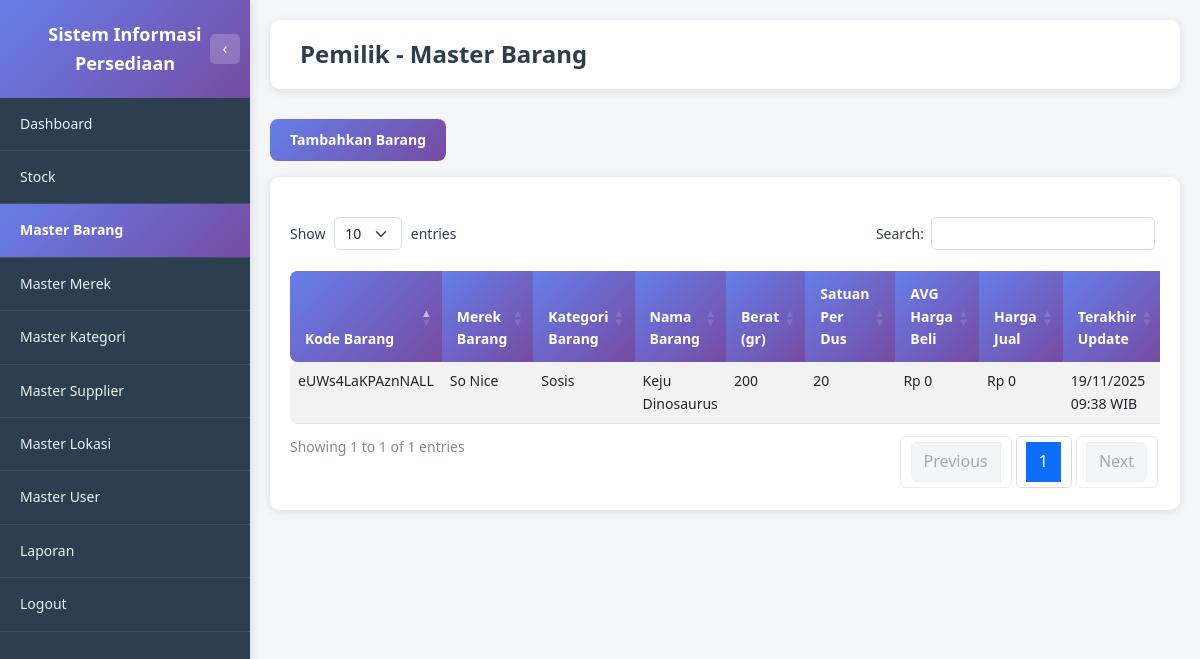
/pemilik/master_barang.php (signed in), run on an earlier commit of the app's database.
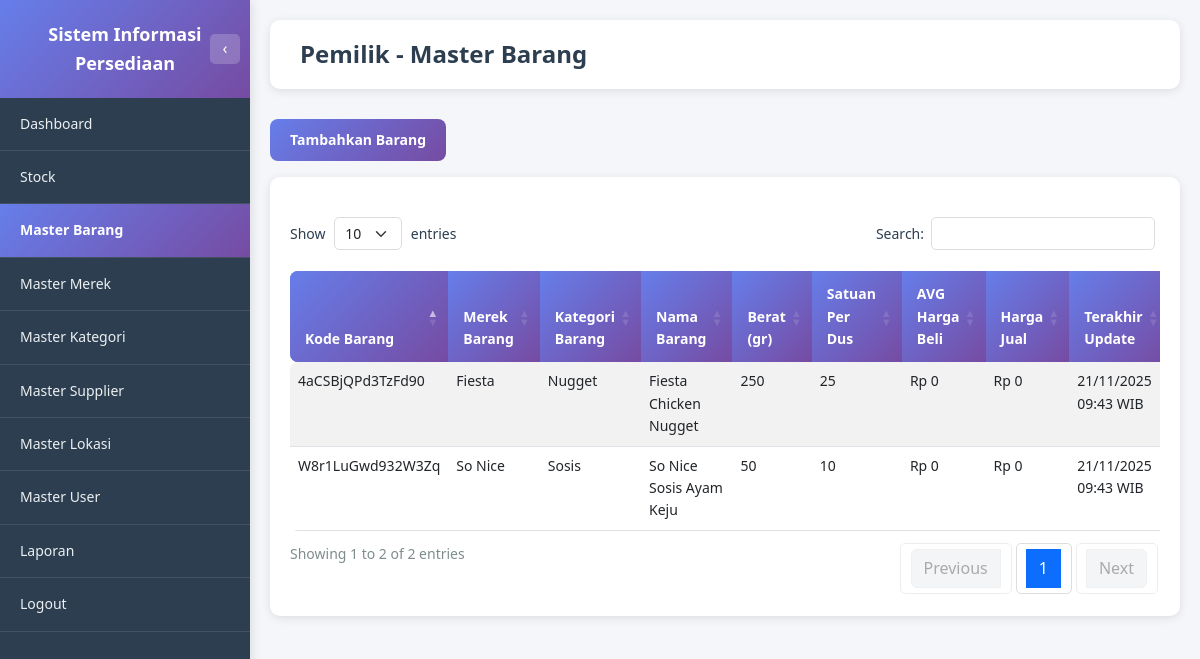
And on a later commit of the database.
### tables this page shows
CREATE TABLE MASTER_BARANG (
   KD_BARANG                    VARCHAR(16) NOT NULL,
   KD_KATEGORI_BARANG           VARCHAR(8),
   KD_SUPPLIER                  VARCHAR(8),
   KD_MEREK_BARANG              VARCHAR(8),
   NAMA_BARANG                  VARCHAR(256),
   BERAT                        INT,
   AVG_HARGA_BELI               DECIMAL(20,2),
   HARGA_JUAL_BARANG            DECIMAL(20,2),
   SATUAN_PERDUS                INT,
   LAST_UPDATED                 TIMESTAMP DEFAULT CURRENT_TIMESTAMP ON UPDATE CURRENT_TIMESTAMP,
   STATUS                       ENUM('AKTIF', 'TIDAK AKTIF'),
   PRIMARY KEY (KD_BARANG)
);

### pemilik/master_barang.php (the view, shortened to what this page needs)
<?php
require_once '../dbconnect.php';
$query_barang = "SELECT
                    mb.KD_BARANG,
                    mb.KD_MEREK_BARANG,
                    mb.KD_KATEGORI_BARANG,
                    mb.NAMA_BARANG,
                    mb.BERAT,
                    COALESCE(mm.NAMA_MEREK, '-') as NAMA_MEREK,
                    COALESCE(mk.NAMA_KATEGORI, '-') as NAMA_KATEGORI,
                    mb.SATUAN_PERDUS,
                    mb.AVG_HARGA_BELI,
                    mb.HARGA_JUAL_BARANG,
                    mb.LAST_UPDATED,
                    mb.STATUS
                 FROM MASTER_BARANG mb
                 LEFT JOIN MASTER_MEREK mm ON mb.KD_MEREK_BARANG = mm.KD_MEREK_BARANG
                 LEFT JOIN MASTER_KATEGORI_BARANG mk ON mb.KD_KATEGORI_BARANG = mk.KD_KATEGORI_BARANG
                 ORDER BY mb.KD_BARANG ASC";
$result_barang = $conn->query($query_barang);
$active_page = 'master_barang';
?>
<!DOCTYPE html>
<html lang="id">
<head>
    <link href="https://cdn.jsdelivr.net/npm/bootstrap@5.3.0/dist/css/bootstrap.min.css" rel="stylesheet">
    <link href="https://cdn.datatables.net/1.13.7/css/dataTables.bootstrap5.min.css" rel="stylesheet">
    <link href="../assets/css/style.css" rel="stylesheet">
</head>
<body class="dashboard-body">
    <?php include 'includes/sidebar.php'; ?>
    <div class="main-content">
        <div class="page-header">
            <h1 class="page-title">Pemilik - Master Barang</h1>
        </div>
        <div class="mb-3">
            <button type="button" class="btn-primary-custom" data-bs-toggle="modal" data-bs-target="#modalTambahBarang">
                Tambahkan Barang
            </button>
        </div>
        <div class="table-section" style="width: 100%;">
            <div class="table-responsive" style="width: 100%;">
                <table id="tableBarang" class="table table-custom table-striped table-hover" style="width: 100%;">
                    <thead>
                        <tr>
                            <th>Kode Barang</th>
                            <th>Merek Barang</th>
                            <th>Kategori Barang</th>
                            <th>Nama Barang</th>
                            <th>Berat (gr)</th>
                            <th>Satuan Per Dus</th>
                            <th>AVG Harga Beli</th>
                            <th>Harga Jual</th>
                            <th>Terakhir Update</th>
                        </tr>
                    </thead>
                    <tbody>
                        <?php if ($result_barang->num_rows > 0): ?>
                            <?php while ($row = $result_barang->fetch_assoc()): ?>
                                <tr>
                                    <td><?php echo htmlspecialchars($row['KD_BARANG']); ?></td>
                                    <td><?php echo htmlspecialchars($row['NAMA_MEREK']); ?></td>
                                    <td><?php echo htmlspecialchars($row['NAMA_KATEGORI']); ?></td>
                                    <td><?php echo htmlspecialchars($row['NAMA_BARANG']); ?></td>
                                    <td><?php echo number_format($row['BERAT'], 0, ',', '.'); ?></td>
                                    <td><?php echo number_format($row['SATUAN_PERDUS'], 0, ',', '.'); ?></td>
                                    <td>Rp <?php echo number_format($row['AVG_HARGA_BELI'], 0, ',', '.'); ?></td>
                                    <td>Rp <?php echo number_format($row['HARGA_JUAL_BARANG'], 0, ',', '.'); ?></td>
                                    <td><?php echo date('d/m/Y H:i', strtotime($row['LAST_UPDATED'])); ?> WIB</td>
                                </tr>
                            <?php endwhile; ?>
                        <?php endif; ?>
                    </tbody>
                </table>
            </div>
        </div>
    </div>
</body>
</html>

### pemilik/includes/sidebar.php (shortened to what this page needs)
<div class="sidebar" id="sidebar">
    <div class="sidebar-header">
        <span id="sidebar-title">Sistem Informasi Persediaan</span>
        <button class="sidebar-toggle" id="sidebarToggle" title="Toggle Sidebar">
            <span id="toggleIcon">‹</span>
        </button>
    </div>
    <ul class="sidebar-menu">
        <li><a href="dashboard.php" class="<?php echo $active_page == 'dashboard' ? 'active' : ''; ?>" data-icon="📊"><span>Dashboard</span></a></li>
        <li><a href="stock.php" class="<?php echo $active_page == 'stock' ? 'active' : ''; ?>" data-icon="📦"><span>Stock</span></a></li>
        <li><a href="master_barang.php" class="<?php echo $active_page == 'master_barang' ? 'active' : ''; ?>" data-icon="📋"><span>Master Barang</span></a></li>
        <li><a href="master_merek.php" class="<?php echo $active_page == 'master_merek' ? 'active' : ''; ?>" data-icon="🏷️"><span>Master Merek</span></a></li>
        <li><a href="master_kategori.php" class="<?php echo $active_page == 'master_kategori' ? 'active' : ''; ?>" data-icon="📁"><span>Master Kategori</span></a></li>
        <li><a href="master_supplier.php" class="<?php echo $active_page == 'master_supplier' ? 'active' : ''; ?>" data-icon="🏢"><span>Master Supplier</span></a></li>
        <li><a href="master_lokasi.php" class="<?php echo $active_page == 'master_lokasi' ? 'active' : ''; ?>" data-icon="📍"><span>Master Lokasi</span></a></li>
        <li><a href="master_user.php" class="<?php echo $active_page == 'master_user' ? 'active' : ''; ?>" data-icon="👥"><span>Master User</span></a></li>
        <li><a href="laporan.php" class="<?php echo $active_page == 'laporan' ? 'active' : ''; ?>" data-icon="📊"><span>Laporan</span></a></li>
        <li><a href="../logout.php" data-icon="🚪"><span>Logout</span></a></li>
    </ul>
</div>

### assets/css/style.css (style rules this page uses)
* { margin: 0; padding: 0; box-sizing: border-box; }
:root { --font-family-primary: 'Segoe UI', Tahoma, Geneva, Verdana, sans-serif; --font-size-base: 14px; --font-size-small: 12px; --font-size-large: 16px; --font-size-title: 24px; --font-size-heading: 18px; --font-weight-normal: 400; --font-weight-medium: 500; --font-weight-bold: 600; }
body { font-family: var(--font-family-primary); font-size: var(--font-size-base); line-height: 1.6; }
:root { --color-primary: #667eea; --color-primary-dark: #764ba2; --color-primary-gradient: linear-gradient(135deg, #667eea 0%, #764ba2 100%); --color-text-primary: #2c3e50; --color-text-secondary: #7f8c8d; --color-text-muted: #666; --color-text-light: #ecf0f1; --color-bg-primary: #f5f6fa; --color-bg-secondary: #ffffff; --color-bg-dark: #2c3e50; --color-bg-gradient: linear-gradient(135deg, #667eea 0%, #764ba2 100%); --color-border: #ddd; --color-border-light: #ecf0f1; --color-success: #27ae60; --color-warning: #f39c12; --color-danger: #e74c3c; --color-info: #3498db; --shadow-sm: 0 2px 10px rgba(0, 0, 0, 0.1); --shadow-md: 0 4px 15px rgba(0, 0, 0, 0.1); --shadow-lg: 0 10px 40px rgba(0, 0, 0, 0.2); }
body { background: var(--color-bg-gradient); min-height: 100vh; }
body.dashboard-body { background: var(--color-bg-primary); }
.btn-primary-custom { background: var(--color-primary-gradient); border: none; border-radius: 8px; padding: 10px 20px; font-weight: var(--font-weight-bold); color: white; transition: transform 0.2s, box-shadow 0.2s; cursor: pointer; font-family: var(--font-family-primary); }
.sidebar { position: fixed; top: 0; left: 0; height: 100vh; width: 250px; background: var(--color-bg-dark); box-shadow: 2px 0 10px rgba(0, 0, 0, 0.1); z-index: 1000; overflow-y: auto; transition: width 0.3s ease, transform 0.3s ease; }
.sidebar-header { background: var(--color-primary-gradient); padding: 20px; color: white; text-align: center; font-weight: var(--font-weight-bold); font-size: var(--font-size-heading); position: relative; transition: all 0.3s ease; }
.sidebar-toggle { position: absolute; right: 10px; top: 50%; transform: translateY(-50%); background: rgba(255, 255, 255, 0.2); border: none; color: white; width: 30px; height: 30px; border-radius: 5px; cursor: pointer; display: flex; align-items: center; justify-content: center; transition: all 0.3s ease; font-size: var(--font-size-large); }
.sidebar-menu { list-style: none; padding: 0; margin: 0; }
.sidebar-menu li { border-bottom: 1px solid rgba(255, 255, 255, 0.1); }
.sidebar-menu a { display: block; padding: 15px 20px; color: var(--color-text-light); text-decoration: none; transition: all 0.3s ease; font-size: var(--font-size-base); }
.sidebar-menu a.active { background: var(--color-primary-gradient); color: white; font-weight: var(--font-weight-bold); }
.main-content { margin-left: 250px; min-height: 100vh; background: var(--color-bg-primary); padding: 20px; transition: margin-left 0.3s ease; }
.page-header { background: var(--color-bg-secondary); padding: 20px 30px; border-radius: 10px; margin-bottom: 30px; box-shadow: var(--shadow-sm); }
.page-title { font-size: var(--font-size-title); font-weight: var(--font-weight-bold); color: var(--color-text-primary); margin: 0; }
.table-custom { border-radius: 8px; overflow: hidden; }
.table-custom thead { background: var(--color-primary-gradient); color: white; }
.table-custom thead th { border: none; padding: 12px 15px; font-weight: var(--font-weight-bold); }
.table-custom tbody tr { transition: background-color 0.2s; }
.table-section { background: var(--color-bg-secondary); padding: 20px; border-radius: 10px; margin-bottom: 30px; box-shadow: var(--shadow-sm); }
.dataTables_wrapper .table-custom { margin-top: 0; }
.dataTables_wrapper .table-custom thead th { background: var(--color-primary-gradient); color: white; border: none; padding: 12px 15px; font-weight: var(--font-weight-bold); }

What changed in the data, as far as the page shows it:
removed master_barang: KD_BARANG "eUWs4LaKPAznNALL", NAMA_MEREK "So Nice", NAMA_KATEGORI "Sosis", NAMA_BARANG "Keju Dinosaurus", BERAT "200", SATUAN_PERDUS "20", AVG_HARGA_BELI "0", HARGA_JUAL_BARANG "0", LAST_UPDATED "19/11/2025 09:38"
added master_barang: KD_BARANG "4aCSBjQPd3TzFd90", NAMA_MEREK "Fiesta", NAMA_KATEGORI "Nugget", NAMA_BARANG "Fiesta Chicken Nugget", BERAT "250", SATUAN_PERDUS "25", AVG_HARGA_BELI "0", HARGA_JUAL_BARANG "0", LAST_UPDATED "21/11/2025 09:43"
added master_barang: KD_BARANG "W8r1LuGwd932W3Zq", NAMA_MEREK "So Nice", NAMA_KATEGORI "Sosis", NAMA_BARANG "So Nice Sosis Ayam Keju", BERAT "50", SATUAN_PERDUS "10", AVG_HARGA_BELI "0", HARGA_JUAL_BARANG "0", LAST_UPDATED "21/11/2025 09:43"
Also different on the page:
text written by a page script: "Show entries Search: Showing 1 to 1 of 1 entries Previous 1 Next" → "Show entries Search: Showing 1 to 2 of 2 entries Previous 1 Next"
